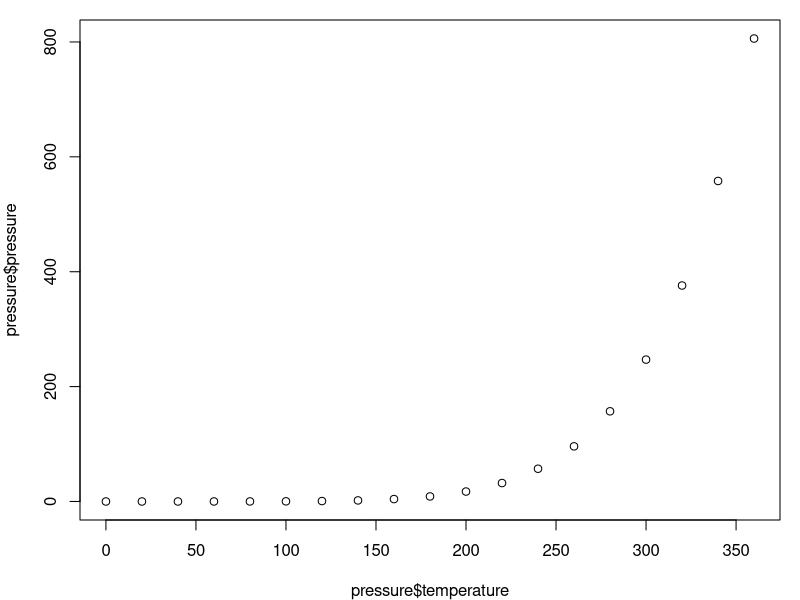
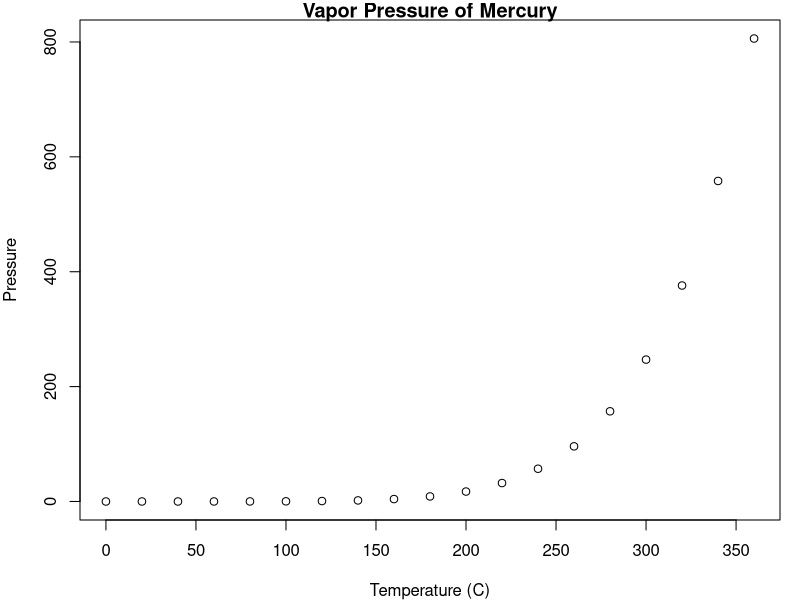
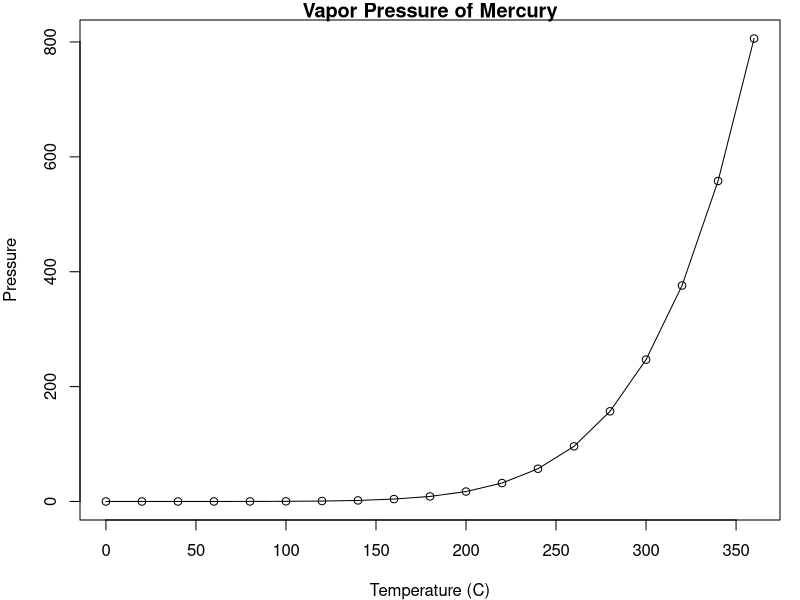
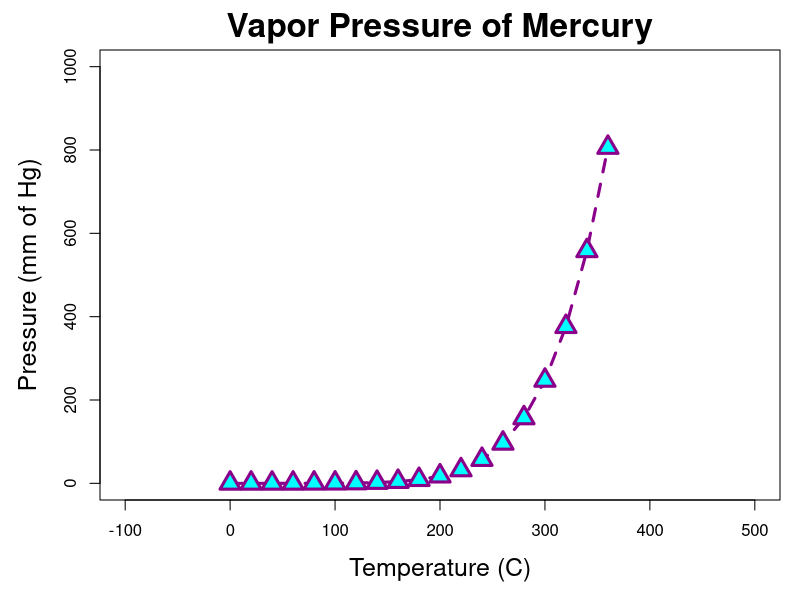
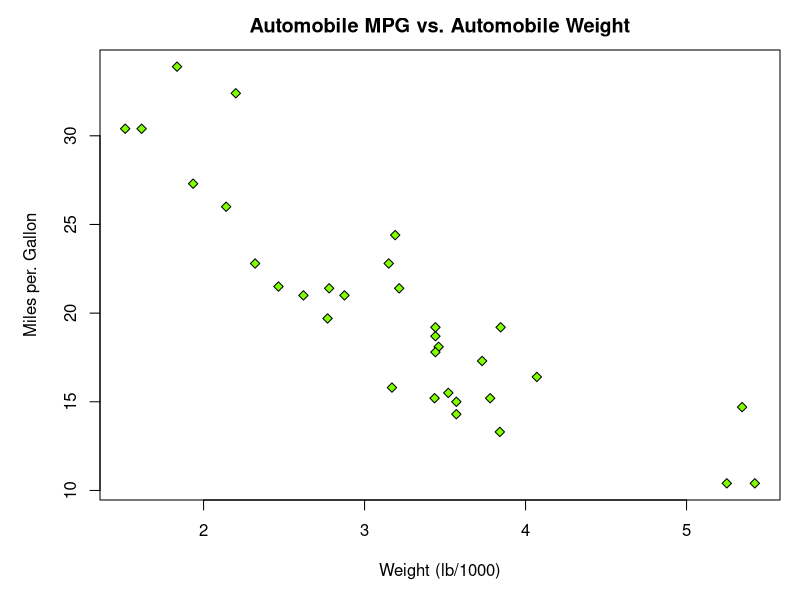
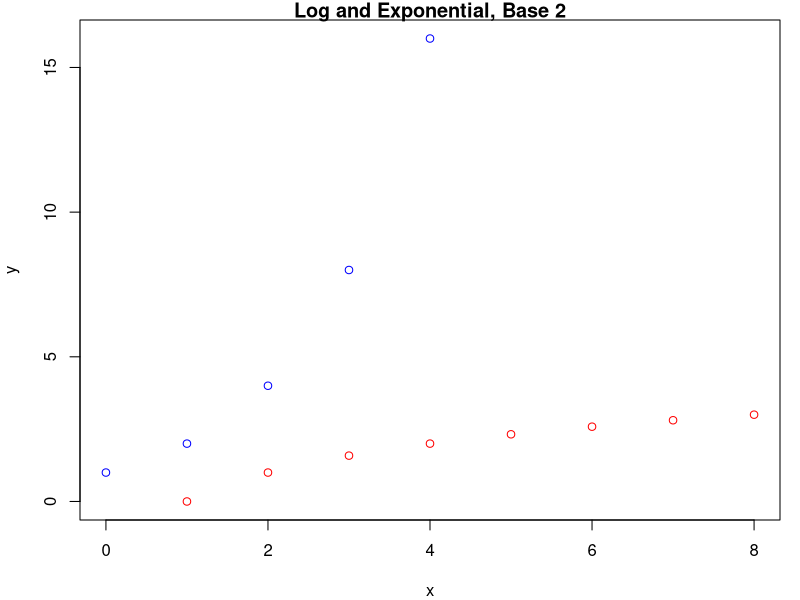
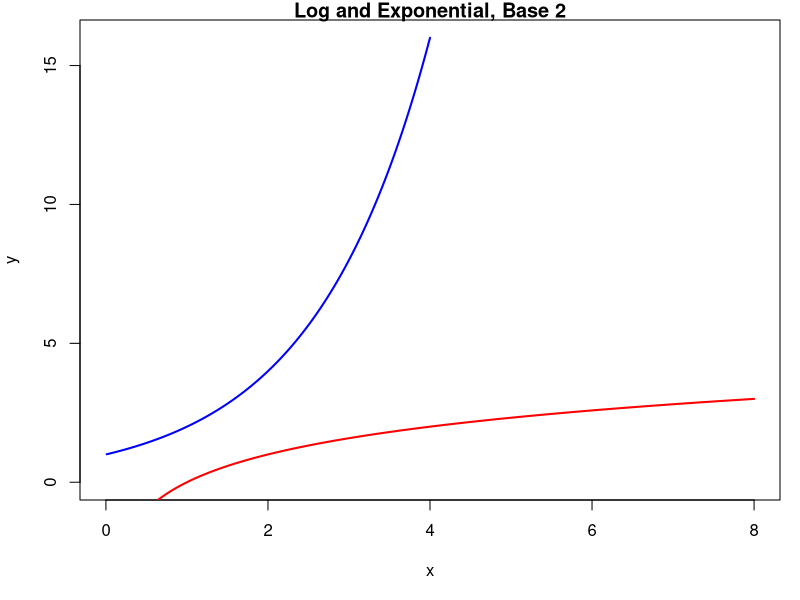
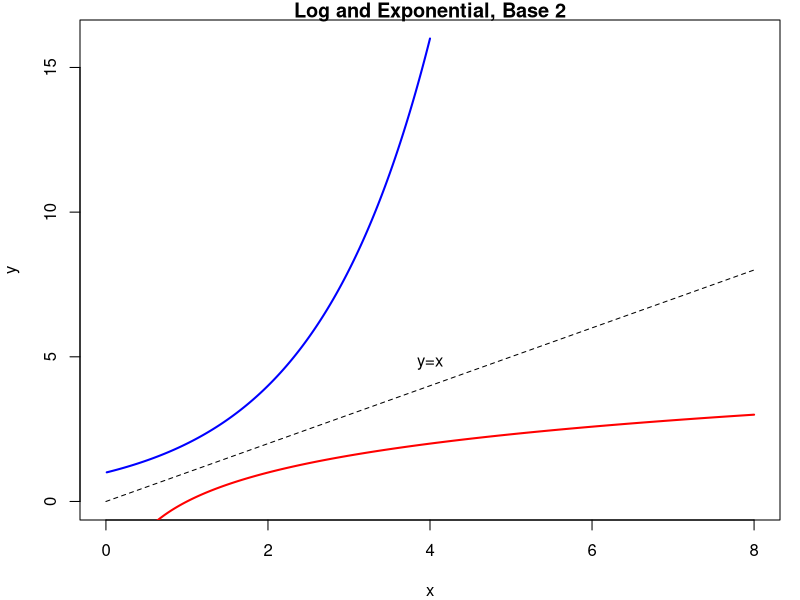

R code for these plots, in order:
## ---- chunk 1
knitr::opts_chunk$set(prompt=TRUE, cache = TRUE) 
## ---- chunk 2
par(mar = c(4,4,1,1))
plot(pressure$temperature, pressure$pressure)
## ---- chunk 3

## ---- chunk 4
par(mar = c(4,4,1,1))
plot(pressure$temperature, pressure$pressure, xlab="Temperature (C)",
     ylab="Pressure", main="Vapor Pressure of Mercury")
## ---- chunk 5
par(mar = c(4,4,1,1))
plot(pressure$temperature, pressure$pressure, xlab="Temperature (C)",
     ylab="Pressure", main="Vapor Pressure of Mercury",type="o")
## ---- chunk 6
par(mar = c(5,5,2.5,1))
plot(pressure$temperature, pressure$pressure, xlab = "Temperature (C)",
     ylab = "Pressure (mm of Hg)", main = "Vapor Pressure of Mercury",
     type="o", lwd = 3, lty = 2, pch = 24, col ="darkmagenta",
     bg = "cyan", cex = 2, cex.main=2, cex.lab = 1.5, xlim = c(-100,500),
     ylim = c(0,1000))
## ---- chunk 7
plot(x=mtcars$wt, y=mtcars$mpg, main="Automobile MPG vs. Automobile Weight",
     xlab = "Weight (lb/1000)", ylab = "Miles per. Gallon",
     pch=23,bg="chartreuse")
## ---- chunk 8
par(mar = c(4,4,1,1))
plot(x=0:4,y=2^(0:4),col="blue",xlim = c(0,8),ylim=c(0,16),
     main = "Log and Exponential, Base 2",ylab= "y",xlab="x")
points(x=0:8, y = log2(0:8),col = "red")
## ---- chunk 9
par(mar = c(5,4,1,1))
x1 <- seq(0.01,4,.01) # 400 points, .01 apart
x2 <- seq(0.01,8,.01) # 800 points, .01 apart
plot(x=x1,y=2^(x1), col="blue", xlim = c(0,8),ylim=c(0,16),ylab= "y",
     xlab="x", main = "Log and Exponential, Base 2", type='l',lwd=2)
lines(x=x2, y = log2(x2), col = "red",lwd=2)
## ---- chunk 10
par(mar = c(4,4,1,1))
x1 <- seq(0.01,4,.01) # 400 points, .01 apart
x2 <- seq(0.01,8,.01) # 800 points, .01 apart
plot(x=x1,y=2^(x1), col="blue", xlim = c(0,8), ylim=c(0,16),
     main = "Log and Exponential, Base 2", ylab= "y", xlab="x", type='l',lwd=2)
lines(x=x2, y = log2(x2), col = "red", lwd=2)
lines(x=seq(0,8,.01),y=seq(0,8,.01), lty=2)
text(x=4,y=4.75,labels="y=x") # centered at (4,4.75)
## ---- chunk 11
par(mar = c(4,4,1,1))
x1 <- seq(0.01,4,.01) # 400 points, .01 apart
x2 <- seq(0.01,8,.01) # 800 points, .01 apart
plot(x=x1,y=2^(x1), col="blue", xlim = c(0,8), ylim=c(0,16),
     main = "Log and Exponential, Base 2", ylab= "y", xlab="x", type='l',lwd=2)
lines(x=x2, y = log2(x2), col = "red", lwd=2)
lines(x=seq(0,8,.01),y=seq(0,8,.01), lty=2)
text(x=4,y=4.5,labels="y=x") # centered at (4,4.5)
legend("topright", legend = c("Exponenital","Logarithmic"),
       col=c("blue","red"),lty=1, bty="n")
## ---- chunk 12
x <- seq(-4,4,.01)
y1 <- dnorm(x)
y2 <- dt(x,15)
plot(x,y1,type="l",col="blue",lwd=2, main = "Normal vs t",
     ylab = "Density")
lines(x,y2,col="red",lwd=2)
legend(x="topright",legend=c("Standard Normal","Students T"),
       col = c("blue","red"),lty=1,lwd=2)
